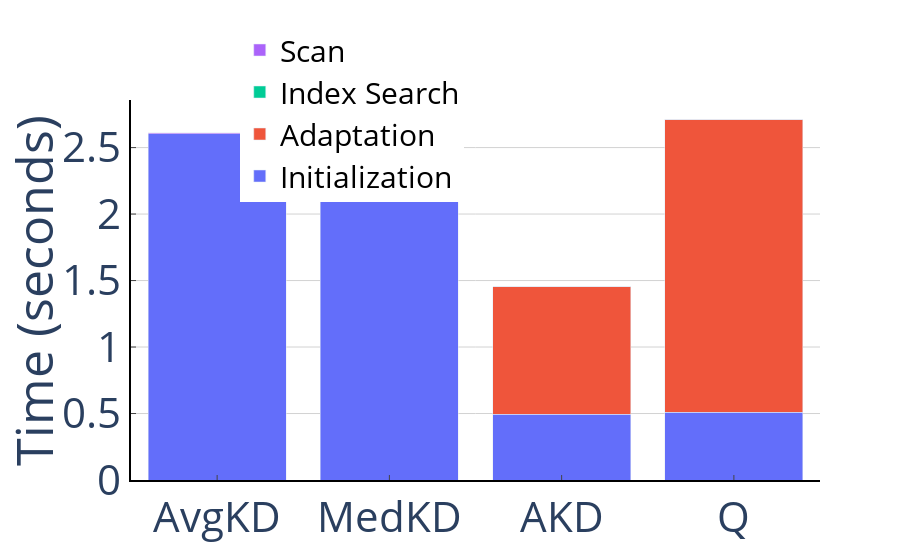

The notebook cell saved with this chart:
### Markdown cell above
From Table \ref{fig:exp-first-query}. Full indexes have slower first query response time, as they have to index the entire dataset. With the Median KDTree being the slowest between the two, because finding medians is more costly than finding averages. Adaptive indexes are faster than Full Indexes, because they only index the relevant parts of the data to answer the query. Quasii takes longer than the Adaptive KDTree because it creates much more nodes on the first query. For example, on the uniform workload Quasii creates 6298 nodes, while the Adaptive KDTree creates only 155. Finally, the Progressive indexes have similar time to a full scan. As they are limited by amount of data reorganized or time spent.

For the Genomics Mixed benchmark, the number of attributes is too high (19 attributes) for the number of tuples (10 million). If we analyze the number of nodes created on the first query, the Average KDTree and the Median KDTree create 27 and 19 nodes, respectively. While Quasii creates 1390. Which explains why Quasii has a higher first query cost. The other point is that the Average KDTree has a higher first query cost compared to the Median KDTree. This can be explained by the number of nodes created, the Median KDTree creates exactly 19 nodes, one for each attribute. While the Average KDTree creates 27 nodes, which means some of the nodes created bring no benefit to the index.

Figure \ref{fig:first-query-break-down} presents a time breakdown for the first query of Genomics Mixed. All indexes spend around 0.5 seconds copying the table to the secondary structure, then Quasii spends around 2.2 seconds adapting for the first query. While both full indexes take only 2 seconds to build.

### Code cell
a = break_down('Genomics Mixed',[
    'AverageKDTree',
    'MedianKDTree',
    'CrackingKDTree',
    'Quasii',
], 1)
save_figure(a, 'first_query_genomics_break_down.pdf')
a

### Figure 1 — Plotly figure (JSON) as saved in the notebook; plotly's stock layout.template omitted (floating-point values rounded to 4 significant figures)
{"data": [{"name": "Initialization", "type": "bar", "x": ["AvgKD", "MedKD", "AKD", "Q"], "y": [2.605, 2.568, 0.4936, 0.5113]}, {"name": "Adaptation", "type": "bar", "x": ["AvgKD", "MedKD", "AKD", "Q"], "y": [0, 0, 0.9602, 2.203]}, {"name": "Index Search", "type": "bar", "x": ["AvgKD", "MedKD", "AKD", "Q"], "y": [8e-06, 9e-06, 3.4e-05, 4.8e-05]}, {"name": "Scan", "type": "bar", "x": ["AvgKD", "MedKD", "AKD", "Q"], "y": [0.00594, 0.00334, 0.000285, 6.1e-05]}], "layout": {"barmode": "stack", "font": {"size": 42}, "legend": {"font": {"color": "black", "size": 30}, "orientation": "h", "x": 0.25, "y": 1.2}, "plot_bgcolor": "rgba(0,0,0,0)", "xaxis": {"linecolor": "black", "linewidth": 2, "showline": true, "ticklen": 5, "ticks": "inside", "zeroline": true}, "yaxis": {"gridcolor": "lightgrey", "gridwidth": 1, "linecolor": "black", "linewidth": 2, "showgrid": true, "showline": true, "ticklen": 5, "ticks": "inside", "title": {"text": "Time (seconds)"}, "zeroline": true}}}
